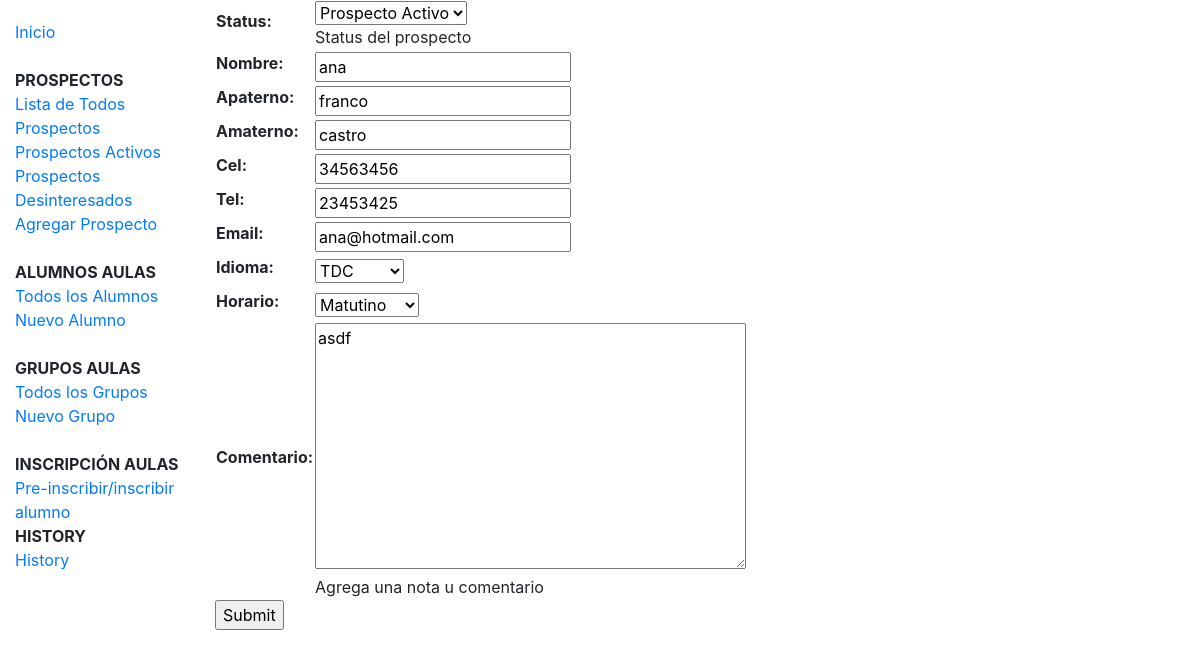
/prospectos/prospecto/1/editar/, run on the app's committed database.
### prospectos/models.py (models this page shows, shortened)
class Prospecto(models.Model):
    STATUS = (
        ('p', 'Prospecto Activo'),
        ('d', 'Desinteresado'),
    )
    status = models.CharField(max_length=1, choices=STATUS, blank=True, default='p', help_text='Status del prospecto')
    nombre = models.CharField(max_length=100)
    apaterno = models.CharField(max_length=100)
    amaterno = models.CharField(max_length=100, blank=True, null=True)
    cel = models.IntegerField(blank=True, null=True)
    tel = models.IntegerField(blank=True, null=True)
    email = models.EmailField(blank=True, null=True)
    idioma = models.ForeignKey(Idioma, on_delete=models.SET_NULL, null=True)
    horario = models.ForeignKey('Horario', on_delete=models.SET_NULL, null=True)
    comentario = models.TextField(max_length=2000, help_text='Agrega una nota u comentario')
    pub_date = models.DateField(auto_now_add=True)

### prospectos/views.py (the view)
# urls.py: path('prospecto/<int:pk>/editar/', views.ProspectoUpdate.as_view(), name='editar-prospecto'),
class ProspectoUpdate(UpdateView):
    model = Prospecto
    fields = '__all__'

### prospectos/models.py (called while the page is built)
    def __str__(self):
        return self.name

    def __str__(self):
        return self.name

### prospectos/templates/prospectos/prospecto_form.html (shortened to what this page needs)
{% extends "base_generic.html" %}
{% block content %}
<form action="" method="post">
    <table>
    {{ form.as_table }}
    </table>
    <input type="submit" value="Submit" />
</form>
{% endblock %}

### data on the page
Prospecto: status "Prospecto Activo", nombre "ana", apaterno "franco", amaterno "castro", cel "34563456", tel "23453425", email "ana@hotmail.com", idioma "TDC", horario "Matutino", comentario "asdf"
